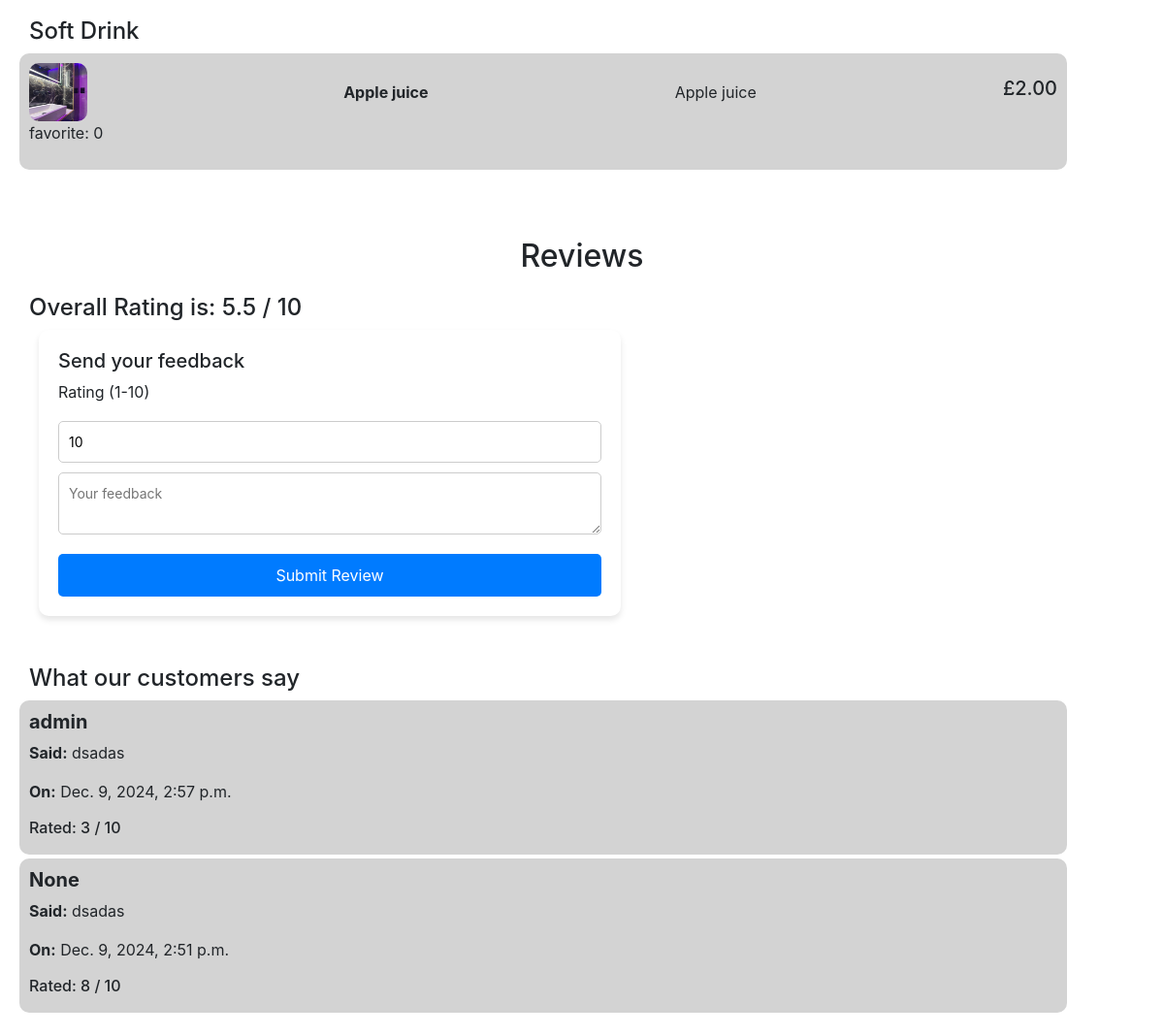
Before: / (lower part) with the older database file.
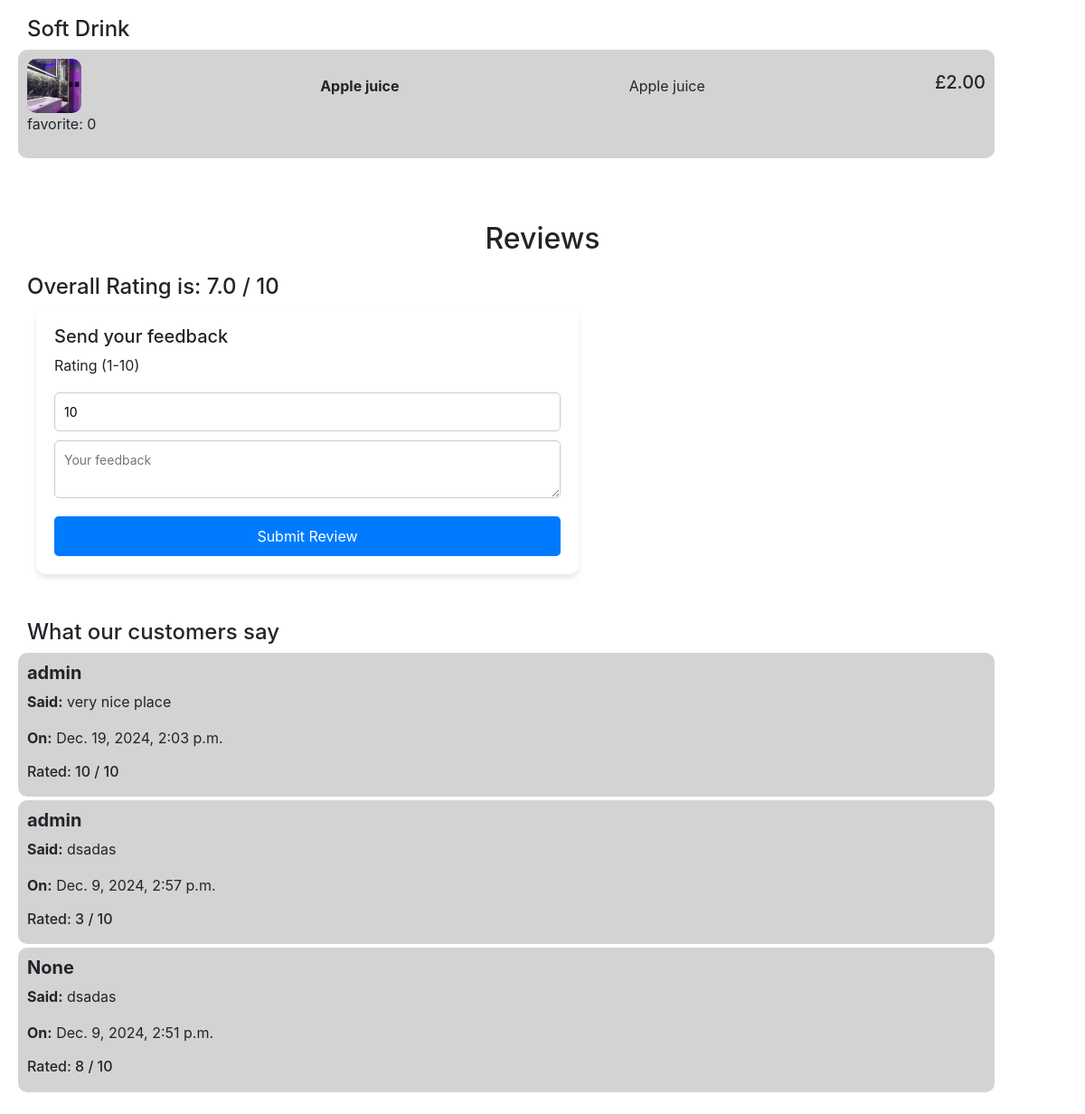
After: the same page with the newer database file.
### rest_mng/models.py (models this page shows)
class Product(models.Model):
    prod_name = models.CharField(max_length=15)
    prod_desc = models.CharField(max_length=255)
    price = models.DecimalField(max_digits=10, decimal_places=2)
    category = models.CharField(max_length=50, choices=[('Soft Drink', 'Soft Drink'), ('Alcohol Drink', 'Alcohol Drink'), ('Food', 'Food'),('Desert', 'Desert')], default='N/A')
    date = models.DateTimeField(auto_now_add=True)
    in_stock = models.BooleanField(default=True)
    image = models.ImageField(upload_to='images/', blank=True, null=True)
    favorite = models.ManyToManyField(User, blank= True,  related_name="favorite")

class Reviews(models.Model):
    rating = models.IntegerField(
        validators=[
            MinValueValidator(1),
            MaxValueValidator(10)
        ]
    )
    person = models.ForeignKey(User, on_delete = models.CASCADE, blank=True, null=True, related_name="person")
    date = models.DateTimeField(auto_now_add=True, null=True, blank=True)
    comment = models.TextField(blank=True, null=True)

class User(AbstractUser):
    pass

### rest_mng/views.py (the view)
# urls.py: path('', views.index, name='index'),
def index(request):
    average_rating = Reviews.objects.aggregate(Avg('rating'))['rating__avg']
    if average_rating is None:
        average_rating = 0
    categories = Product.objects.values_list('category', flat=True).distinct()
    products_by_category = {category: Product.objects.filter(category=category) for category in categories}
    reviews = Reviews.objects.order_by('-date')
    most_sold_items = {}
    for category in categories:
        products_in_category = Product.objects.filter(category=category).annotate(
            total_quantity=Sum('salesitems__quantity')
        ).order_by('-total_quantity')  # Order by highest quantity sold
        if products_in_category.exists():
            most_sold_items[category] = products_in_category.first()
    return render(request, 'rest_mng/index.html',{
            'products_by_category':products_by_category,
            'reviews': reviews,
            'average_rating': round(average_rating, 2),
            'most_sold_items': most_sold_items
        })

### rest_mng/templates/rest_mng/index.html (shortened to what this page needs)
{% extends "rest_mng/layout.html" %}
{% load static %}
{% block body %}
{% for category, products in products_by_category.items %}
    <h4 id="{{category}}">{{ category }}</h4>
    <div class="category-products">
        {% for product in products %}
        <div class="product">
            <div id="prod_heading">
                {% if product.image %}
                <img src="{{ product.image.url }}" alt="Product Image" class="prod_img">
                {% else %}
                <p>No image available</p>
                {% endif %}
                <strong style="margin-left: 10px;">{{ product.prod_name }}</strong>
                <span> {{ product.prod_desc }}</span>
                <h5>£{{ product.price }}</h5>
            </div>
            <p>favorite: {{ product.favorite.count }}</p>
        </div>
        {% endfor %}
    </div>
{% endfor %}
<h2 style="margin-top:70px">Reviews</h2>
    <h4>Overall Rating is: {{ average_rating }} / 10</h4>
    <form id="review-form" method="post" action="{% url 'add_review' %}">
        <h5>Send your feedback</h5>
    <label for="rating">Rating (1-10)</label>
    <input type="number" id="rating" name="rating" min="1" max="10" value="10" required>
    <textarea name="comment" placeholder="Your feedback"></textarea>
    <button type="submit" class="btn-submit">Submit Review</button>
    </form>
    <h4 style="margin-top: 50px;"> What our customers say</h4>
    {% for review in reviews %}
    <div class="product">
        <h5><strong> {{ review.person }}</strong></h5>
        <p><strong>Said:</strong> {{ review.comment }}</p>
        <p ><strong>On:</strong> {{ review.date }}</p>
        <h6>Rated: {{ review.rating }} / 10</h6>
    </div>
    {% endfor %}
{% endblock %}

Changed rows visible on the page:
added Reviews: person "admin", comment "very nice place", date "Dec. 19, 2024, 2:03 p.m.", rating "10"
Other visible differences:
{{ average_rating }}: "5.5" → "7.0"
